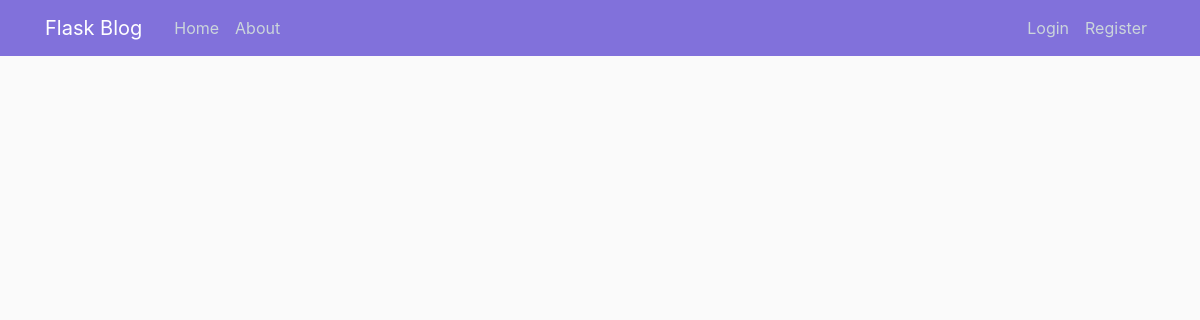
Page /home on the earlier database version.
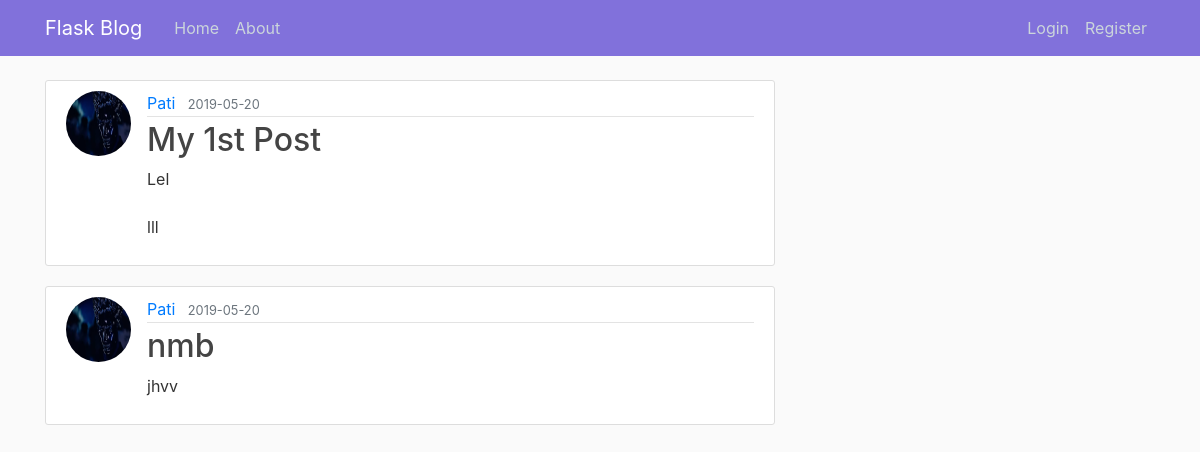
Same page on the later database version.
### flaskblog/models.py (models this page shows, shortened)
class Post(db.Model):
    id = db.Column(db.Integer, primary_key=True)
    title = db.Column(db.String(100), nullable=False)
    date_posted = db.Column(db.DateTime, nullable=False, default=datetime.utcnow)
    content = db.Column(db.Text, nullable=False)
    user_id = db.Column(db.Integer, db.ForeignKey('user.id'), nullable=False)

class User(db.Model, UserMixin):
    id = db.Column(db.Integer, primary_key=True)
    username = db.Column(db.String(20), unique=True, nullable=False)
    email = db.Column(db.String(120), unique=True, nullable=False)
    img_file = db.Column(db.String(20), nullable=False, default='default.jpg')
    password = db.Column(db.String(60), nullable=False)
    posts = db.relationship('Post', backref='author', lazy=True)

### flaskblog/routes.py (the view)
@app.route("/")
@app.route("/home")
def home():
    posts = Post.query.all()
    return render_template('home.html', posts=posts)

### flaskblog/templates/home.html
{% extends "layout.html" %}
{% block content %}
    {% for post in posts%}
    <article class="media content-section">
        <img class="rounded-circle article-img" src="{{ url_for('static', filename='profile_pics/' + post.author.img_file) }}">
        <div class="media-body">
            <div class="article-metadata">
                <a class="mr-2" href="#">{{ post.author.username }}</a>
                <small class="text-muted">{{ post.date_posted.strftime('%Y-%m-%d') }}</small>
            </div>
            <h2><a class="article-title" href="#">{{ post.title }}</a></h2>
            <p class="article-content">{{ post.content }}</p>
        </div>
    </article>
    {% endfor%}
{% endblock content %}

### flaskblog/templates/layout.html (shortened to what this page needs)
<!DOCTYPE html>
<html>
<head>
    <link rel="stylesheet" href="https://maxcdn.bootstrapcdn.com/bootstrap/4.0.0/css/bootstrap.min.css">
    <link rel="stylesheet" type="text/css" href="{{ url_for('static', filename='main.css') }}">
</head>
<body>
    <header class="site-header">
        <nav class="navbar navbar-expand-md navbar-dark bg-steel fixed-top">
            <div class="container">
                <a class="navbar-brand mr-4" href="/">Flask Blog</a>
                <div class="collapse navbar-collapse" id="navbarToggle">
                    <div class="navbar-nav mr-auto">
                        <a class="nav-item nav-link" href="{{ url_for('home') }}">Home</a>
                        <a class="nav-item nav-link" href="{{ url_for('about') }}">About</a>
                    </div>
                    <div class="navbar-nav">
                        {% if current_user.is_authenticated %}
                        <a class="nav-item nav-link" href="{{ url_for('new_post') }}">New Post</a>
                        <a class="nav-item nav-link" href="{{ url_for('account') }}">Account</a>
                        <a class="nav-item nav-link" href="{{ url_for('logout') }}">Logout</a>
                        {% else %}
                        <a class="nav-item nav-link" href="{{ url_for('login') }}">Login</a>
                        <a class="nav-item nav-link" href="{{ url_for('registration') }}">Register</a>
                        {% endif %}
                    </div>
                </div>
            </div>
        </nav>
    </header>
    <main role="main" class="container">
        <div class="row">
            <div class="col-md-8">
                {% block content %}{% endblock %}
            </div>
        </div>
    </main>
</body>
</html>

### flaskblog/static/main.css (style rules this page uses)
body { background: #fafafa; color: #333333; margin-top: 5rem; }
h1, h2, h3, h4, h5, h6 { color: #444444; }
.bg-steel { background-color: #8171db; }
.site-header .navbar-nav .nav-link { color: #cbd5db; }
.content-section { background: #ffffff; padding: 10px 20px; border: 1px solid #dddddd; border-radius: 3px; margin-bottom: 20px; }
.article-title { color: #444444; }
.article-content { white-space: pre-line; }
.article-img { height: 65px; width: 65px; margin-right: 16px; }
.article-metadata { padding-bottom: 1px; margin-bottom: 4px; border-bottom: 1px solid #e3e3e3 }

Differences in the rows shown:
added Post: img_file (picture), author.username "Pati", date_posted "2019-05-20", title "My 1st Post", content "Lel lll"
added Post: img_file (picture), author.username "Pati", date_posted "2019-05-20", title "nmb", content "jhvv"
